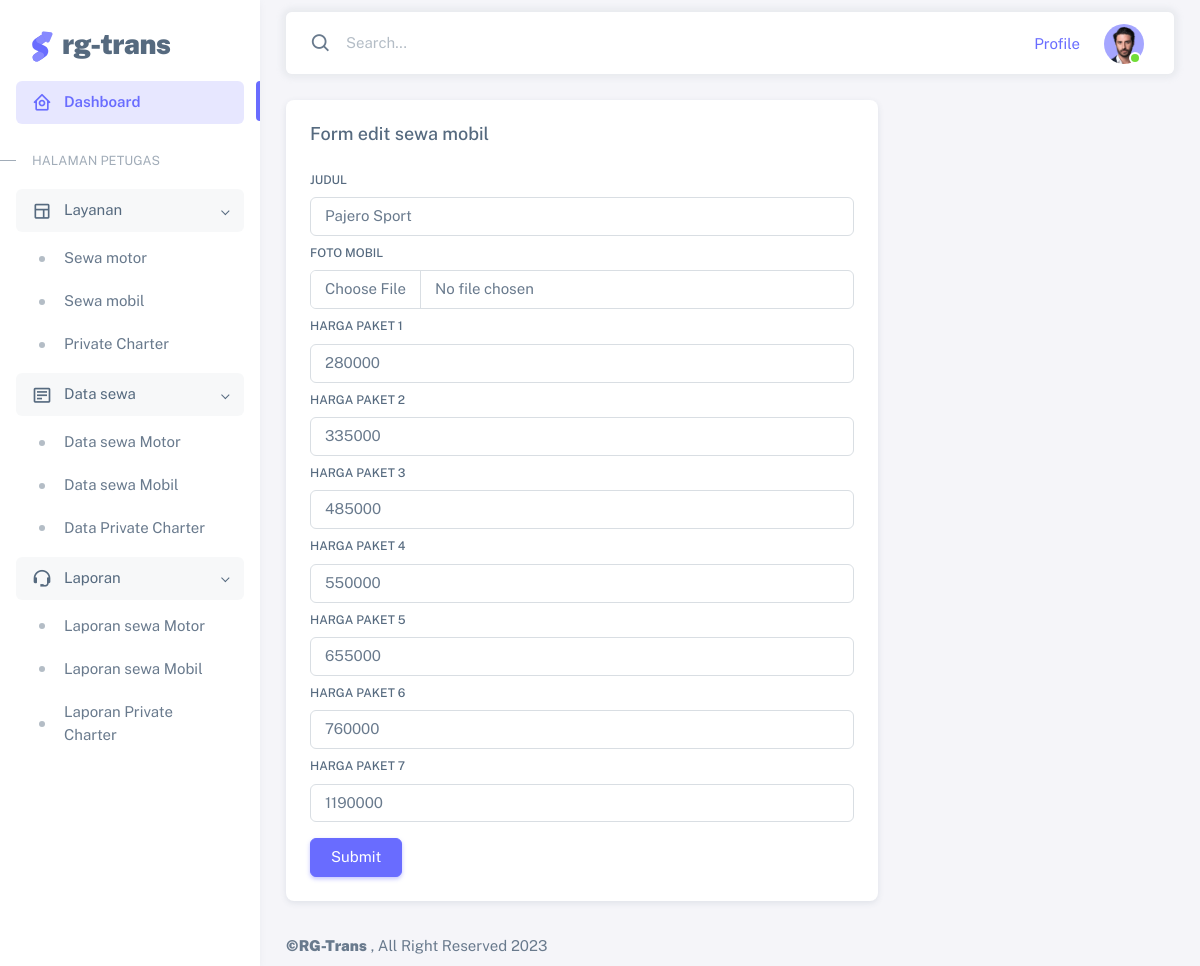
The page /edit_mobil.php?edit_mobil=3 on the database its author committed.
### tables this page shows
CREATE TABLE `s_mobil` (
  `id` int(11) NOT NULL,
  `judul` varchar(100) NOT NULL,
  `paket1` int(11) NOT NULL,
  `paket2` int(11) NOT NULL,
  `paket3` int(11) NOT NULL,
  `paket4` int(11) NOT NULL,
  `paket5` int(11) DEFAULT NULL,
  `paket6` int(11) DEFAULT NULL,
  `paket7` int(11) DEFAULT NULL,
  `foto` varchar(255) NOT NULL
);

### edit_mobil.php (the view, shortened to what this page needs)
<?php
require_once('koneksi.php');
if(isset($_GET['edit_mobil'])){
    $id = $_GET['edit_mobil'];
    $query = "SELECT * FROM s_mobil where id='$id'";
    $data= mysqli_query($conn,$query);
}
?>
<!DOCTYPE html>
<html
  lang="en"
  class="light-style layout-menu-fixed"
  dir="ltr"
  data-theme="theme-default"
  data-assets-path="sneat/assets/"
  data-template="vertical-menu-template-free"
>
  <head>
    <?php require_once('layout2/_CSS.php')?>
  </head>
  <body>
    <div class="layout-wrapper layout-content-navbar">
      <div class="layout-container">
        <?php require_once('layout2/_Sidebar.php')?>
        <div class="layout-page">
          <?php require_once('layout2/_Navbar.php')?>
          <div class="content-wrapper">
            <div class="container-xxl flex-grow-1 container-p-y ">
            <div class="row">
             <form enctype="multipart/form-data" action="proses.php" method="POST">
             <div class="col-md-8">
             <div class="card align-center">
                    <h5 class="card-header">Form edit sewa mobil</h5>
                    <div class="card-body">
                        <?php foreach($data as $a){ ?>
                      <div>
                        <label for="judul" class="form-label">Judul</label>
                        <input class="form-control" type="text" value="<?=$a['judul'];?>" name="judul" id="judul">
                      </div>
                      <div>
                        <label for="foto" class="form-label mt-2">Foto mobil</label>
                        <input class="form-control" type="file" name="foto"  value="<?=$a['foto'];?>" id="foto">
                      </div>
                      <div>
                        <label for="paket1" class="form-label mt-2">Harga Paket 1</label>
                        <input class="form-control" type="number" name="paket1"  value="<?=$a['paket1'];?>" id="paket1">
                      </div>
                      <div>
                        <label for="paket2" class="form-label mt-2">Harga Paket 2</label>
                        <input class="form-control" type="number" name="paket2"  value="<?=$a['paket2'];?>" id="paket2">
                      </div>
                      <div>
                        <label for="paket3" class="form-label mt-2">Harga Paket 3</label>
                        <input class="form-control" type="number" name="paket3"  value="<?=$a['paket3'];?>" id="paket3">
                      </div>
                      <div>
                        <label for="paket4" class="form-label mt-2">Harga Paket 4</label>
                        <input class="form-control" type="number" name="paket4"  value="<?=$a['paket4'];?>" id="paket4">
                      </div>
                      <div>
                        <label for="paket5" class="form-label mt-2">Harga Paket 5</label>
                        <input class="form-control" type="number" name="paket5"  value="<?=$a['paket5'];?>" id="paket5">
                      </div>
                      <div>
                        <label for="paket6" class="form-label mt-2">Harga Paket 6</label>
                        <input class="form-control" type="number" name="paket6"  value="<?=$a['paket6'];?>" id="paket6">
                      </div>
                      <div>
                        <label for="paket7" class="form-label mt-2">Harga Paket 7</label>
                        <input class="form-control" type="number" name="paket7"  value="<?=$a['paket7'];?>" id="paket7">
                      </div>
                      <div>
                        <button class="btn btn-primary mt-3" type="submit" name="edit_mobil">Submit</button>
                      </div>
                      <?php } ?>
                  </div>
                </div>
             </form>
            </div>
            </div>
            </div>
            <?php require_once('layout2/_Footer.php')?>
        </div>
        </div>
      </div>
  </body>
</html>

### rows shown on the page
s_mobil: judul "Pajero Sport", paket1 "280000", paket2 "335000", paket3 "485000", paket4 "550000", paket5 "655000", paket6 "760000", paket7 "1190000"
